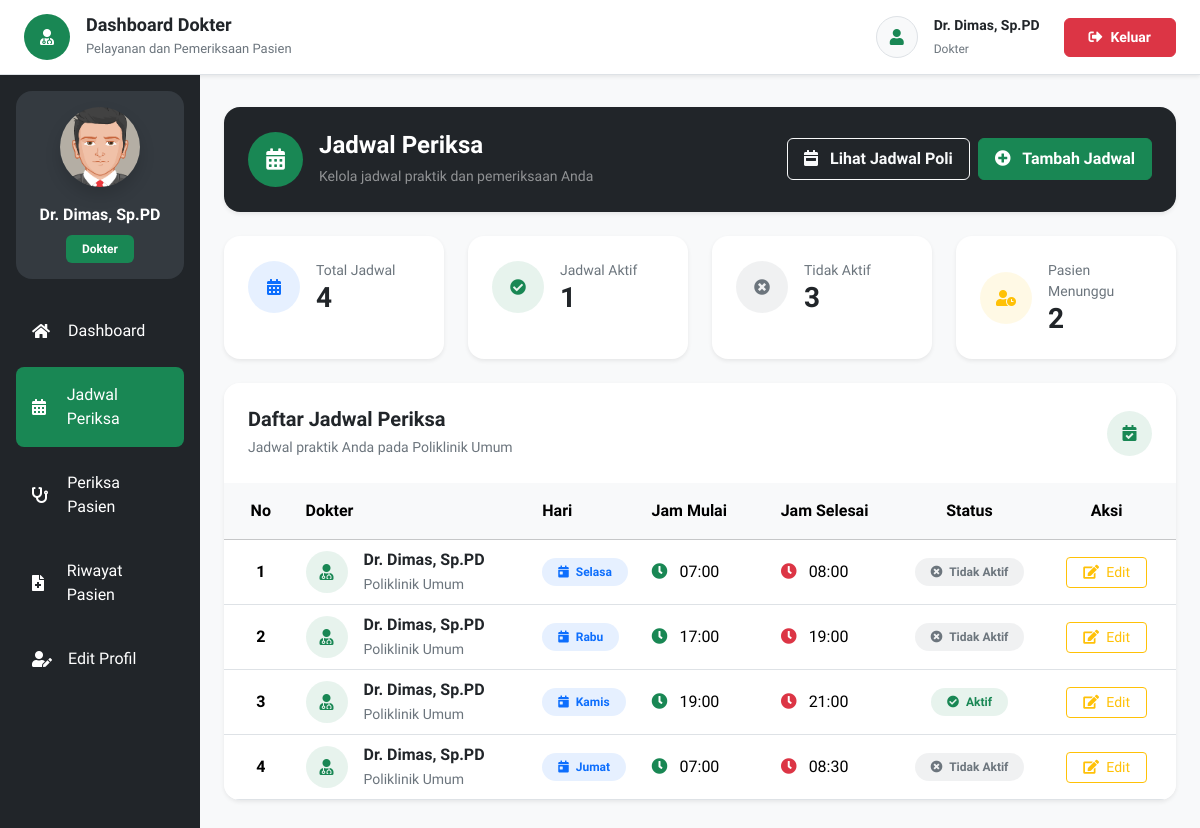
The app's page /jadwalPeriksa.php (signed in), older data.
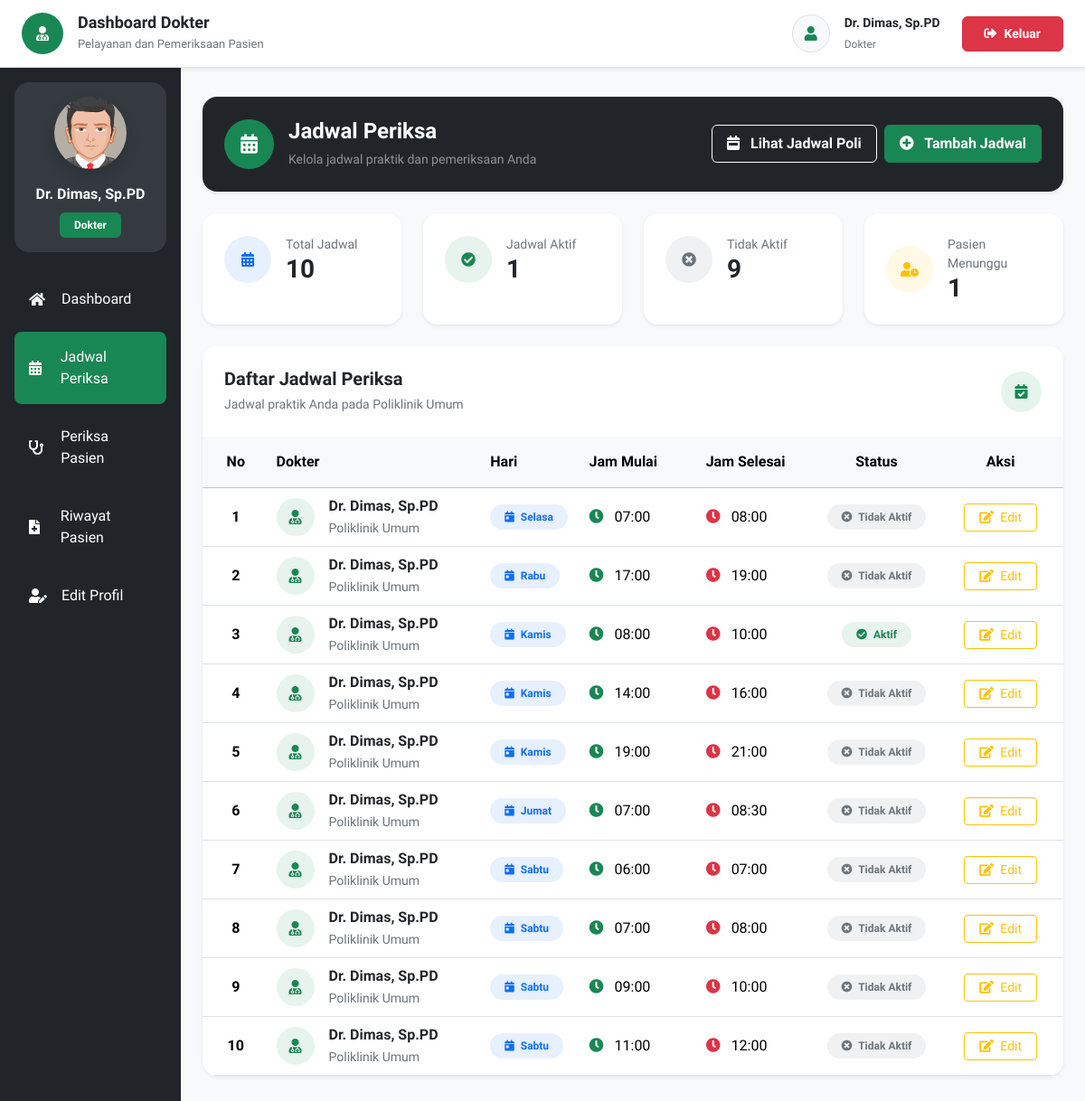
The same page, newer data.
### tables this page shows
CREATE TABLE `poli` (
  `id` int NOT NULL,
  `nama_poli` varchar(25) NOT NULL,
  `keterangan` text NOT NULL
);

CREATE TABLE `jadwal_periksa` (
  `id` int UNSIGNED NOT NULL,
  `id_dokter` int NOT NULL,
  `hari` enum('Senin','Selasa','Rabu','Kamis','Jumat','Sabtu') NOT NULL,
  `jam_mulai` time NOT NULL,
  `jam_selesai` time NOT NULL,
  `aktif` char(1) NOT NULL DEFAULT 'N'
);

CREATE TABLE `dokter` (
  `id` int NOT NULL,
  `nama` varchar(255) NOT NULL,
  `password` varchar(50) NOT NULL,
  `alamat` varchar(255) NOT NULL,
  `no_hp` varchar(50) NOT NULL,
  `id_poli` int NOT NULL
);

### pages/jadwalPeriksa/index.php (the view, shortened to what the rows shown need)
<?php
require_once 'config/koneksi.php';
$id_dokter = isset($id_dokter) ? (int) $id_dokter : 0;
$id_poli   = isset($id_poli) ? (int) $id_poli : 0;
$namaPoli = 'Poli';
$queryPoli = "
    SELECT nama_poli
    FROM poli
    WHERE id = $id_poli
    LIMIT 1
";
$resultPoli = mysqli_query($mysqli, $queryPoli);
if ($resultPoli && mysqli_num_rows($resultPoli) > 0) {
    $dataPoli = mysqli_fetch_assoc($resultPoli);
    $namaPoli = $dataPoli['nama_poli'];
}
$dataJadwalDokter = [];
$queryJadwalDokter = "
    SELECT
        jadwal_periksa.id,
        jadwal_periksa.id_dokter,
        jadwal_periksa.hari,
        jadwal_periksa.jam_mulai,
        jadwal_periksa.jam_selesai,
        jadwal_periksa.aktif,
        dokter.nama,
        dokter.id_poli,
        poli.nama_poli
    FROM jadwal_periksa
    INNER JOIN dokter
        ON jadwal_periksa.id_dokter = dokter.id
    INNER JOIN poli
        ON dokter.id_poli = poli.id
    WHERE dokter.id_poli = $id_poli
        AND dokter.id = $id_dokter
    ORDER BY
        FIELD(
            jadwal_periksa.hari,
            'Senin',
            'Selasa',
            'Rabu',
            'Kamis',
            'Jumat',
            'Sabtu'
        ),
        jadwal_periksa.jam_mulai ASC
";
$resultJadwalDokter = mysqli_query(
    $mysqli,
    $queryJadwalDokter
);
if ($resultJadwalDokter) {
    while (
        $jadwal = mysqli_fetch_assoc(
            $resultJadwalDokter
        )
    ) {
        $dataJadwalDokter[] = $jadwal;
    }
}
?>
<section class="py-2">
    <div class="card border-0 shadow-sm rounded-4 overflow-hidden">
        <div class="card-header bg-white border-0 p-4">
            <div class="d-flex align-items-center justify-content-between">
                <div>
                    <h5 class="fw-bold text-dark mb-1">
                        Daftar Jadwal Periksa
                    </h5>
                    <small class="text-secondary">
                        Jadwal praktik Anda pada
                        <?php echo htmlspecialchars($namaPoli); ?>
                    </small>
                </div>
            </div>
        </div>
        <div class="card-body p-0">
            <div class="table-responsive">
                <table class="table table-hover align-middle mb-0">
                    <thead class="table-light">
                        <tr>
                            <th class="text-center px-4 py-3">
                                No
                            </th>
                            <th class="py-3">
                                Dokter
                            </th>
                            <th class="py-3">
                                Hari
                            </th>
                            <th class="py-3">
                                Jam Mulai
                            </th>
                            <th class="py-3">
                                Jam Selesai
                            </th>
                            <th class="text-center py-3">
                                Status
                            </th>
                            <th class="text-center px-4 py-3">
                                Aksi
                            </th>
                        </tr>
                    </thead>
                    <tbody>
                    <?php if (!empty($dataJadwalDokter)) { ?>
                        <?php
                        $no = 1;
                        foreach ($dataJadwalDokter as $data) {
                        ?>
                            <tr>
                                <td class="text-center px-4 fw-semibold">
                                    <?php echo $no++; ?>
                                </td>
                                <td style="min-width:220px;">
                                    <div class="d-flex align-items-center">
                                        <div class="bg-success bg-opacity-10 text-success rounded-circle d-flex align-items-center justify-content-center me-3"
                                            style="
                                                width:42px;
                                                height:42px;
                                                min-width:42px;
                                            ">
                                            <i class="fas fa-user-md"></i>
                                        </div>
                                        <div>
                                            <div class="fw-semibold text-dark">
                                                <?php
                                                echo htmlspecialchars(
                                                    $data['nama']
                                                );
                                                ?>
                                            </div>
                                            <small class="text-secondary">
                                                <?php
                                                echo htmlspecialchars(
                                                    $data['nama_poli']
                                                );
                                                ?>
                                            </small>
                                        </div>
                                    </div>
                                </td>
                                <td>
                                    <span class="badge bg-primary bg-opacity-10 text-primary rounded-pill px-3 py-2">
                                        <i class="fas fa-calendar-day me-1"></i>
                                        <?php
                                        echo htmlspecialchars(
                                            $data['hari']
                                        );
                                        ?>
                                    </span>
                                </td>
                                <td style="min-width:120px;">
                                    <i class="fas fa-clock text-success me-2"></i>
                                    <?php
                                    echo htmlspecialchars(
                                        substr(
                                            $data['jam_mulai'],
                                            0,
                                            5
                                        )
                                    );
                                    ?>
                                </td>
                                <td style="min-width:120px;">
                                    <i class="fas fa-clock text-danger me-2"></i>
                                    <?php
                                    echo htmlspecialchars(
                                        substr(
                                            $data['jam_selesai'],
                                            0,
                                            5
                                        )
                                    );
                                    ?>
                                </td>
                                <td class="text-center">
                                    <?php if ($data['aktif'] === 'Y') { ?>
                                        <span class="badge bg-success bg-opacity-10 text-success rounded-pill px-3 py-2">
                                            <i class="fas fa-check-circle me-1"></i>
                                            Aktif
                                        </span>
                                    <?php } else { ?>
                                        <span class="badge bg-secondary bg-opacity-10 text-secondary rounded-pill px-3 py-2">
                                            <i class="fas fa-times-circle me-1"></i>
                                            Tidak Aktif
                                        </span>
                                    <?php } ?>
                                </td>
                                <td class="text-center px-4">
                                    <button type="button"
                                        class="btn btn-sm btn-outline-warning px-3"
                                        data-bs-toggle="modal"
                                        data-bs-target="#editModal<?php echo (int) $data['id']; ?>">
                                        <i class="fas fa-edit me-1"></i>
                                        Edit
                                    </button>
                                </td>
                            </tr>
                        <?php } ?>
                    <?php } ?>
                    </tbody>
                </table>
            </div>
        </div>
    </div>
</section>

Row changes from the older to the newer data that the page shows:
added jadwal_periksa: id_dokter.nama "Dr. Dimas, Sp.PD", poli.nama_poli "Poliklinik Umum", hari "Kamis", jam_mulai "08:00", jam_selesai "10:00", aktif "Y" (drawn)
added jadwal_periksa: id_dokter.nama "Dr. Dimas, Sp.PD", poli.nama_poli "Poliklinik Umum", hari "Kamis", jam_mulai "14:00", jam_selesai "16:00", aktif "N" (drawn)
changed jadwal_periksa (number 5 of 10 on the later page): aktif "Aktif" → "Tidak Aktif"
added jadwal_periksa: id_dokter.nama "Dr. Dimas, Sp.PD", poli.nama_poli "Poliklinik Umum", hari "Sabtu", jam_mulai "06:00", jam_selesai "07:00", aktif "N" (drawn)
added jadwal_periksa: id_dokter.nama "Dr. Dimas, Sp.PD", poli.nama_poli "Poliklinik Umum", hari "Sabtu", jam_mulai "07:00", jam_selesai "08:00", aktif "N" (drawn)
added jadwal_periksa: id_dokter.nama "Dr. Dimas, Sp.PD", poli.nama_poli "Poliklinik Umum", hari "Sabtu", jam_mulai "09:00", jam_selesai "10:00", aktif "N" (drawn)
added jadwal_periksa: id_dokter.nama "Dr. Dimas, Sp.PD", poli.nama_poli "Poliklinik Umum", hari "Sabtu", jam_mulai "11:00", jam_selesai "12:00", aktif "N" (drawn)
Text that changed along with them:
$totalJadwal: "4" → "10"
$totalTidakAktif: "3" → "9"
$jumlahPasienMenunggu: "2" → "1"
